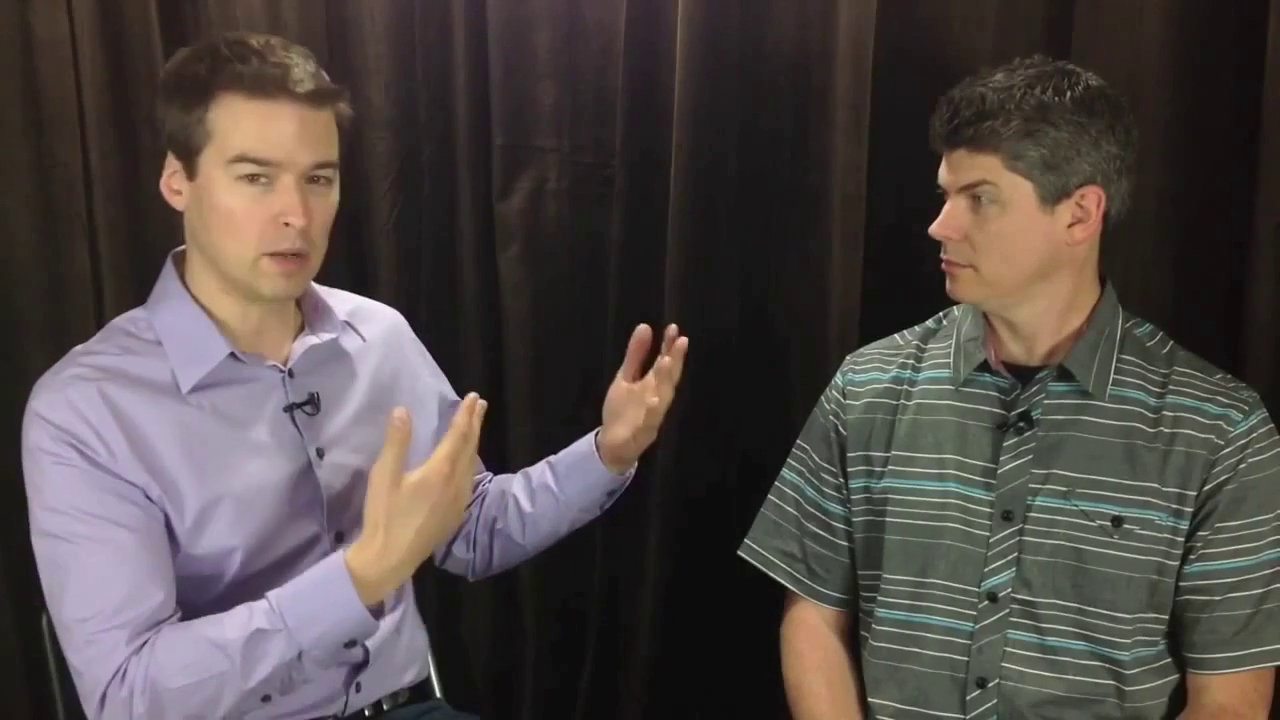
#> input picture frame 30 of videos/2_person_interview.mp4, 1280 x 720 px
$ python haar_cascade.py
#> lines starting #> are read from the running program, lines starting #| are printed output that depends on the picture; after the words box and inside, x2 and y2 are one past the last pixel; in counts of white or black regions, pixels touching at a corner belong together
### TrackerClass.py
import cv2 as cv

class Tracker:
    """
    This is a class for tracking objects based on Euclidian distances

    Attributes:
        sNumofObjects (int): Number of tracked objects in the frame
        sCenterCoordinatesofObjects (dict): Center coordinates of tracked objects with their corresponding id's
    """

    sNumofObjects = 0
    sCenterCoordinatesofObjects = dict()

    def register(self, center):
        """
        The function to register new objects entered frame given their coordinates of the center

        Parameters:
            center (tuple): (x, y) coordinate of the object
        """

        Tracker.sNumofObjects += 1
        keys = Tracker.sCenterCoordinatesofObjects.keys()
        for id in range(1, Tracker.sNumofObjects + 1):
            if id not in keys:
                Tracker.sCenterCoordinatesofObjects[id] = center
                break

    # [22 lines left out: functions deregister, computeEuclidianDistance, not called in this run]

    def update_centers(self, CurrentCenterCoordinates):
        """
        The function to update object's centers in the previous frame given center coordinates of objects in the current frame

        Parameters:
            CurrentCenterCoordinates (list): (x, y) coordinates of detected objects in the current frame

        Returns:
            Tracker.sCenterCoordinatesofObjects (dict): Updated center coordinates of tracked objects with their corresponding id's
        """

        # number of objects is less than the number of objects in the previous frame
        if len(CurrentCenterCoordinates) > len(Tracker.sCenterCoordinatesofObjects):
            for id, center in Tracker.sCenterCoordinatesofObjects.items():
                ls = [Tracker.computeEuclidianDistance(center, i) for i in CurrentCenterCoordinates]
                min_distance = min(ls)
                min_distance_index = ls.index(min_distance)
                Tracker.sCenterCoordinatesofObjects[id] = CurrentCenterCoordinates[min_distance_index]
                CurrentCenterCoordinates.pop(min_distance_index)

            for center in CurrentCenterCoordinates:
                self.register(center)

        # number of objects is more than the number of objects in the previous frame
        elif len(CurrentCenterCoordinates) < len(Tracker.sCenterCoordinatesofObjects):
            updated_id_values = []

            for center in CurrentCenterCoordinates:
                ls = [(id, center, Tracker.computeEuclidianDistance(center, i)) for id, i in Tracker.sCenterCoordinatesofObjects.items()]
                matched_id, matched_center, _ = min(ls, key=lambda x: x[2])
                Tracker.sCenterCoordinatesofObjects[matched_id] = matched_center
                updated_id_values.append(matched_id)

            for id in list(Tracker.sCenterCoordinatesofObjects.keys()):
                if id not in updated_id_values:
                    self.deregister(id)
                    #print("----deregistering----")
                    #print(Tracker.sNumofObjects)

        # number of objects stays same
        else:
            for id, center in Tracker.sCenterCoordinatesofObjects.items():
                ls = [Tracker.computeEuclidianDistance(center, i) for i in CurrentCenterCoordinates]
                min_distance = min(ls)
                min_distance_index = ls.index(min_distance)
                Tracker.sCenterCoordinatesofObjects[id] = CurrentCenterCoordinates[min_distance_index]

        return Tracker.sCenterCoordinatesofObjects

    def draw_centers(self, frame):
        """
        The function to mark centers of tracked objects in the given frame

        Parameters:
            frame (3-D numpy array): The image over which objects are tracked
        """

        for id, center in Tracker.sCenterCoordinatesofObjects.items():
            frame = cv.circle(frame, center, 3, (0, 0, 255), -1)
            frame = cv.putText(frame, "object " + str(id), (center[0], center[1] + 20), cv.FONT_HERSHEY_SIMPLEX, 1, (0, 255, 0), 2, cv.LINE_AA)


### haar_cascade.py
import cv2 as cv
from TrackerClass import *

if __name__ == "__main__":
    path = "haarcascade_frontalface_default.xml"
    detector = cv.CascadeClassifier(path)

    # Creating object_tracker instance from Tracker class
    object_tracker = Tracker()

    # make source 0 if you want to get feed from your camera/webcam
    source = "videos/2_person_interview.mp4"
    cap = cv.VideoCapture(source)

    # Define the codec and create VideoWriter object
    fourcc = cv.VideoWriter_fourcc(*'XVID')
    out = cv.VideoWriter('results/output.avi', fourcc, 20.0, (640,  480))

    if not cap.isOpened():
        print("Cannot open camera")
        exit()

    while True:
        # Capture frame-by-frame
        ret, frame = cap.read()
#> frame is the input picture: shape (720, 1280, 3); mean B, G, R 69.7, 72.1, 79.9
        # if frame is read correctly ret is True
        if not ret:
            print("Can't receive frame (stream end?). Exiting ...")
            break

        frame = cv.resize(frame, (640, 480), cv.INTER_AREA)
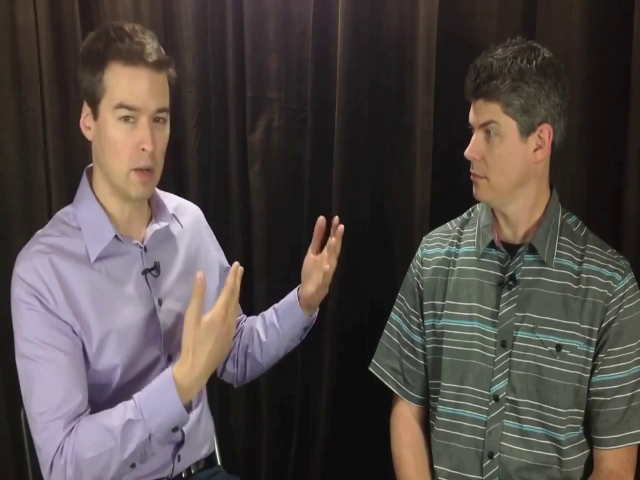
#> frame: shape (480, 640, 3); mean B, G, R 69.7, 72.1, 79.9
        # Our operations on the frame come here
        gray = cv.cvtColor(frame, cv.COLOR_BGR2GRAY)
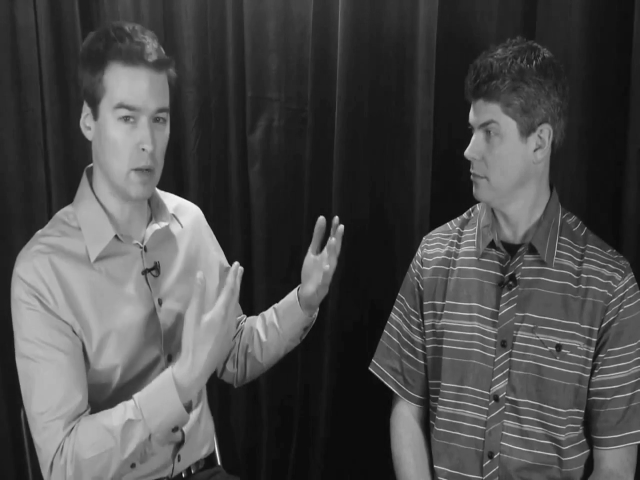
#> gray: shape (480, 640); min 9, max 245, mean 74.1
        gray = cv.equalizeHist(gray)
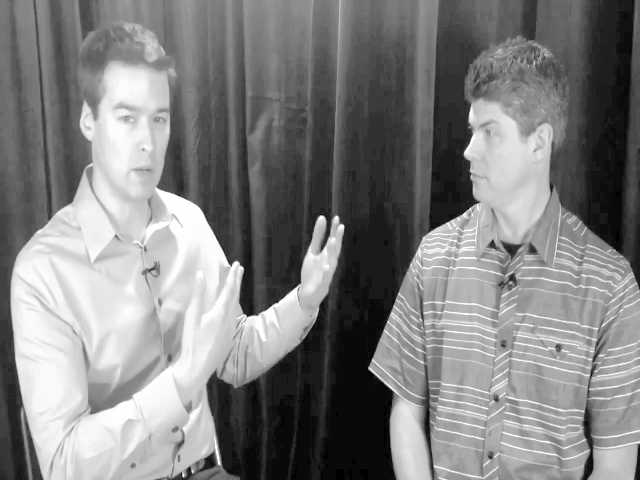
#> gray: shape (480, 640); min 0, max 255, mean 128.8
        gray = cv.GaussianBlur(gray, (3, 3), -1)

        # results: (x,y,w,h): x, y: top left corner; w, h: width, height
        results = detector.detectMultiScale(
            gray, scaleFactor=1.05, minNeighbors=5,
            minSize=(30, 30), flags=cv.CASCADE_SCALE_IMAGE)
#> results = [[90, 77, 104, 104], [448, 84, 120, 120]]

        if len(results) != 0:
            center_list = []
            for x, y, w, h in results:
                center = (x + w // 2, y + h // 2)
                center_list.append(center)
                frame = cv.rectangle(frame, (x, y), (x + w, y + h), (255, 0, 0), 2)
#> this loop made 2 passes
#> (x, y, w, h, center) on passes 1 to 2: (90, 77, 104, 104, (142, 129)), (448, 84, 120, 120, (508, 144))
#> pass 1, `frame = cv.rectangle(frame, (x, y), (x + w, y + h), (255, 0, 0), 2)`:
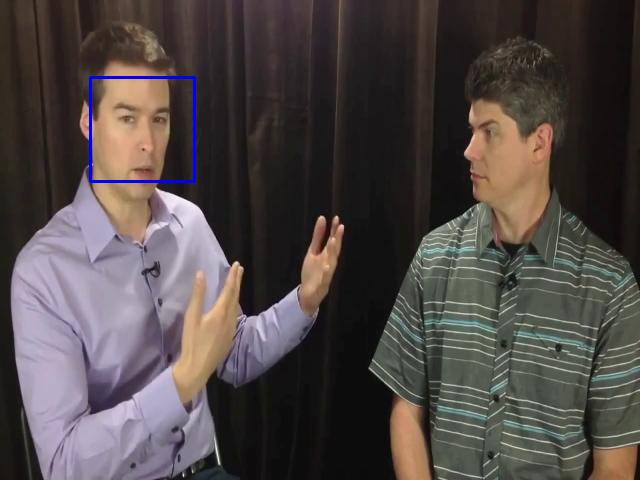
#> frame: shape (480, 640, 3); 0.4% of pixels changed, all inside (x1, y1, x2, y2) = (89, 76, 196, 183)
#> pass 2, `frame = cv.rectangle(frame, (x, y), (x + w, y + h), (255, 0, 0), 2)`:
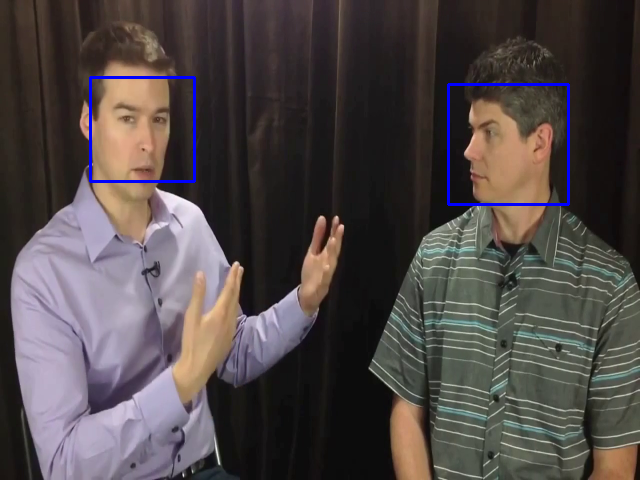
#> frame: shape (480, 640, 3); 0.47% of pixels changed, all inside (x1, y1, x2, y2) = (447, 83, 570, 206)
#> after the loop, center_list = [(142, 129), (508, 144)]

            # Pass centers of detected objects to update centers function
            centerofobjects = object_tracker.update_centers(center_list)
#> the loop in update_centers, `for center in CurrentCenterCoordinates:` made 2 passes
#> centerofobjects = {1: (142, 129), 2: (508, 144)}
            # print(centerofobjects)
            # print(Tracker.sNumofObjects)

            # Pass current frame to mark centers of tracked objects
            object_tracker.draw_centers(frame)
#> the loop in draw_centers, `for id, center in Tracker.sCenterCoordinatesofObjects.items():` made 2 passes
#> (id, center) on passes 1 to 2: (1, (142, 129)), (2, (508, 144))
#> pass 1, in draw_centers, `frame = cv.putText(frame, "object " + str(id), (center[0], center[1] +..`:
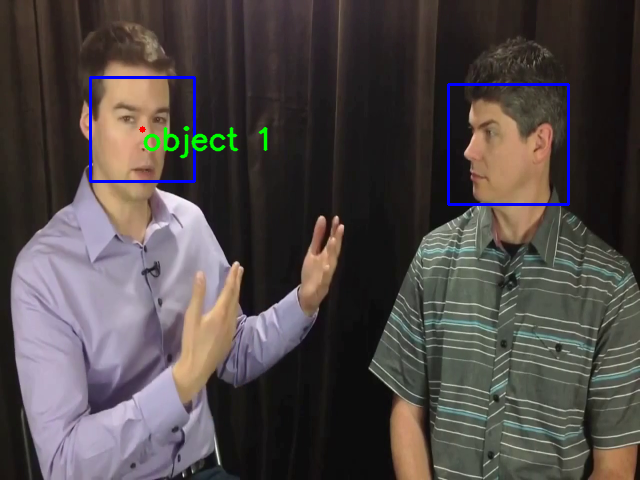
#> frame: shape (480, 640, 3); mean B, G, R 71.3, 72.1, 79
#> pass 2, in draw_centers, `frame = cv.putText(frame, "object " + str(id), (center[0], center[1] +..`:
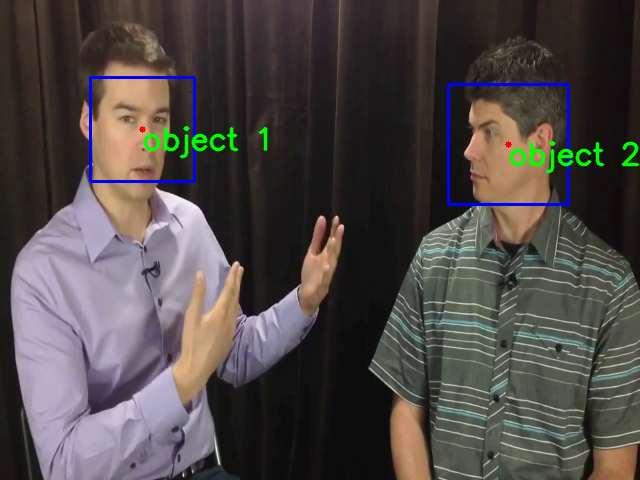
#> frame: shape (480, 640, 3); mean B, G, R 71.1, 72.7, 78.7

        # write the output frame
        out.write(frame)

        # Display the resulting frame
        cv.imshow('frame', frame)

        if cv.waitKey(1) == ord('q'):
#> (key q is pressed here)
            break

    # When everything done, release the capture
    cap.release()
    cv.destroyAllWindows()

$ run again, starting later in the video
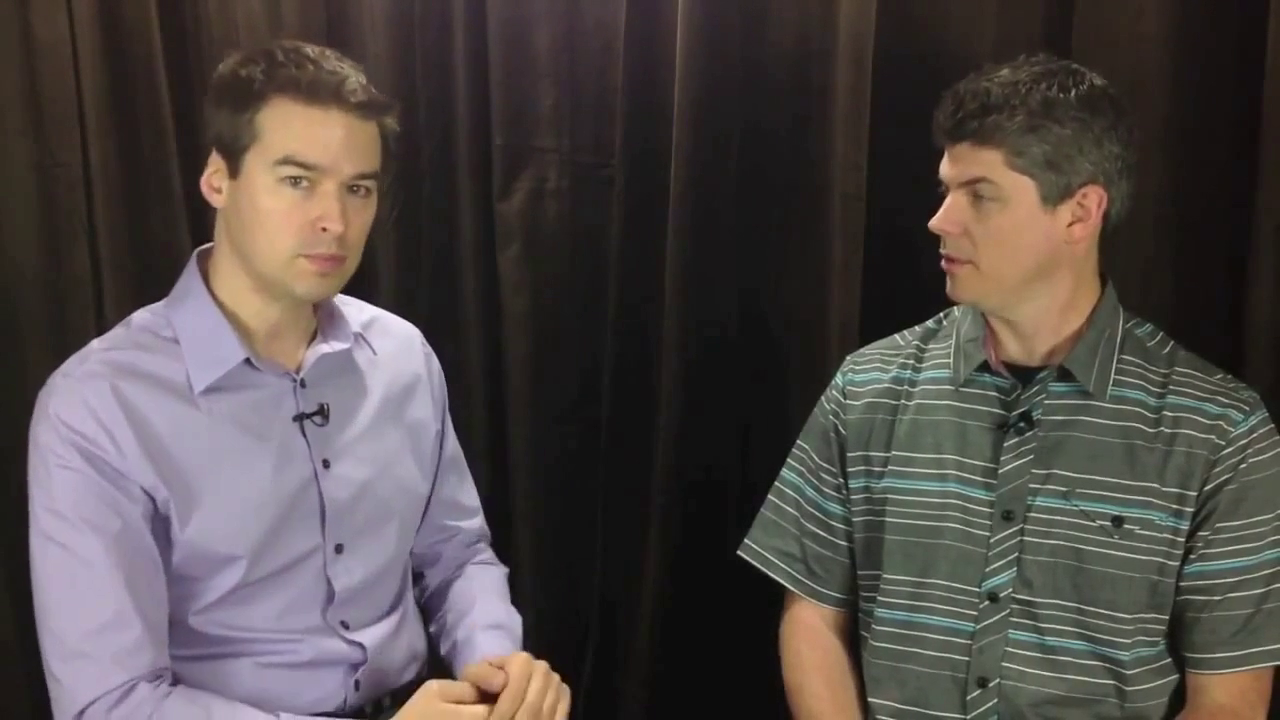
#> input picture frame 138 of videos/2_person_interview.mp4, 1280 x 720 px
#> frame is the input picture: shape (720, 1280, 3); mean B, G, R 70.9, 72.9, 79.9
#> `gray = cv.equalizeHist(gray)`:
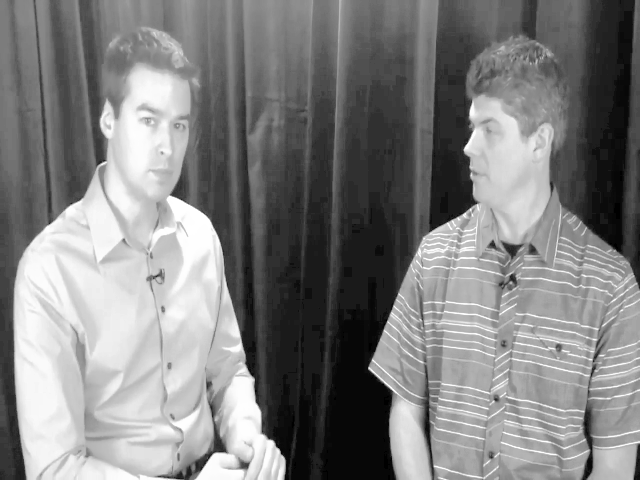
#> gray: shape (480, 640); min 0, max 255, mean 128.8
#> results = [[110, 79, 107, 107]]
#> the loop `for x, y, w, h in results:` made 1 pass
#> (x, y, w, h, center) on pass 1: (110, 79, 107, 107, (163, 132))
#> after the loop `for x, y, w, h in results:`: center_list = [(163, 132)]
#> the loop in update_centers, `for center in CurrentCenterCoordinates:` made 1 pass
#> centerofobjects = {1: (163, 132)}
#> the loop in draw_centers, `for id, center in Tracker.sCenterCoordinatesofObjects.items():` made 1 pass
#> (id, center) on pass 1: (1, (163, 132))
#> pass 1, in draw_centers, `frame = cv.putText(frame, "object " + str(id), (center[0], center[1] +..`:
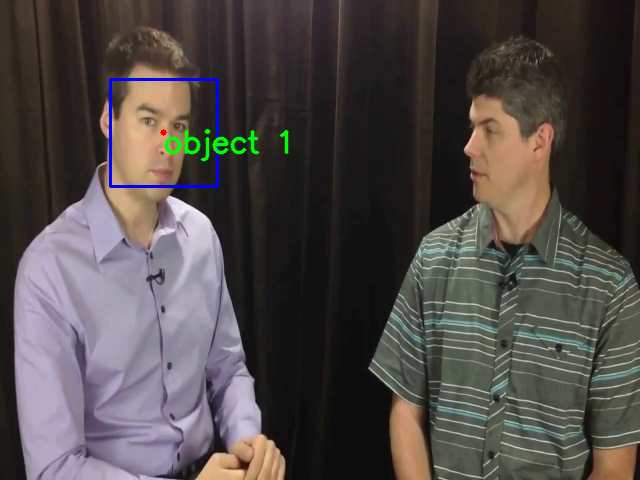
#> frame: shape (480, 640, 3); mean B, G, R 71.5, 73.1, 79.2

$ run again, starting later in the video
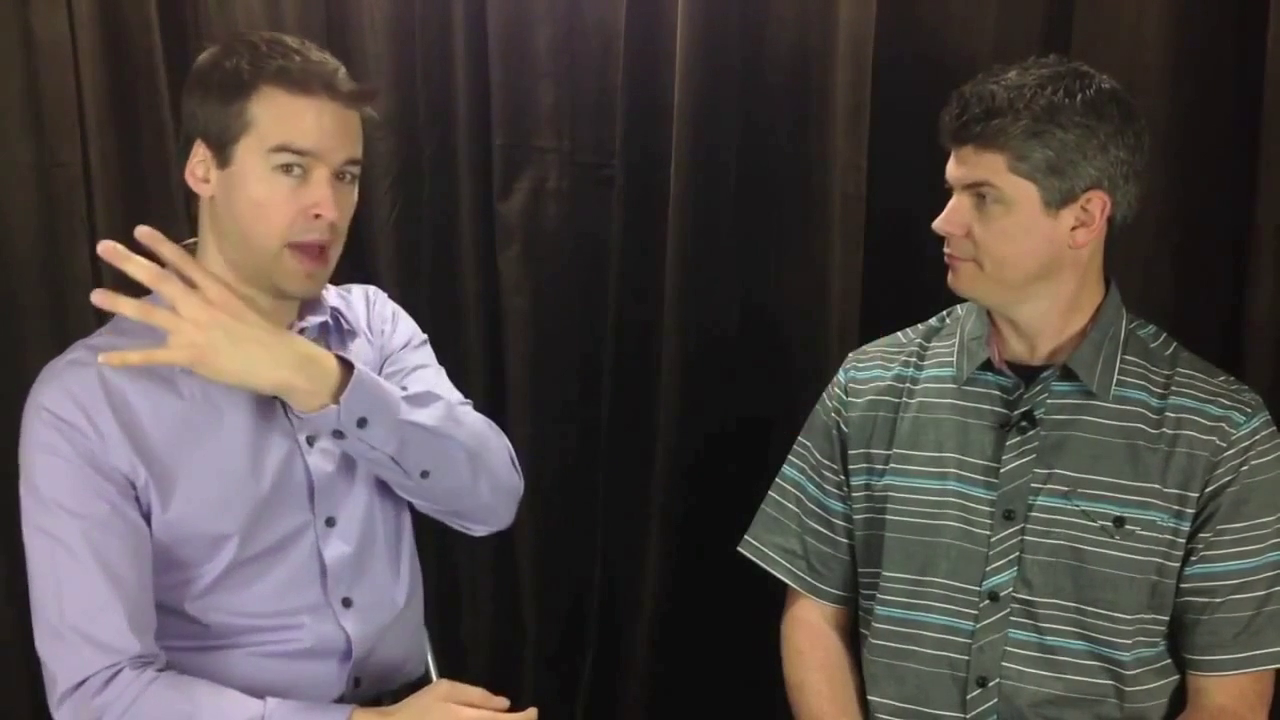
#> input picture frame 245 of videos/2_person_interview.mp4, 1280 x 720 px
#> frame is the input picture: shape (720, 1280, 3); mean B, G, R 69.8, 72.3, 79.7
#> `gray = cv.equalizeHist(gray)`:
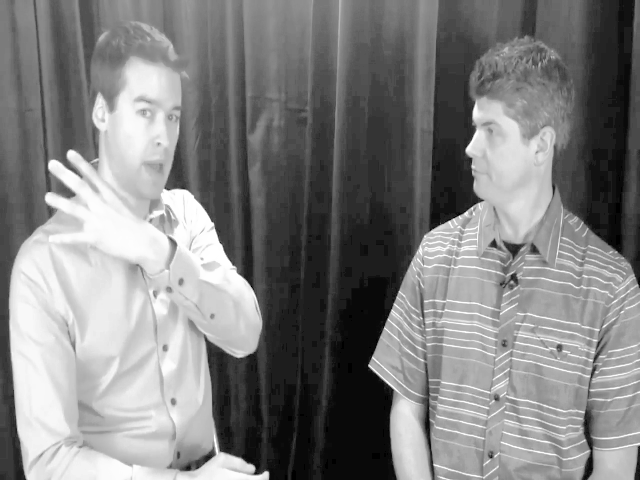
#> gray: shape (480, 640); min 0, max 255, mean 128.9
#> results = [[108, 70, 111, 111]]
#> the loop `for x, y, w, h in results:` made 1 pass
#> (x, y, w, h, center) on pass 1: (108, 70, 111, 111, (163, 125))
#> after the loop `for x, y, w, h in results:`: center_list = [(163, 125)]
#> the loop in update_centers, `for center in CurrentCenterCoordinates:` made 1 pass
#> centerofobjects = {1: (163, 125)}
#> the loop in draw_centers, `for id, center in Tracker.sCenterCoordinatesofObjects.items():` made 1 pass
#> (id, center) on pass 1: (1, (163, 125))
#> pass 1, in draw_centers, `frame = cv.putText(frame, "object " + str(id), (center[0], center[1] +..`:
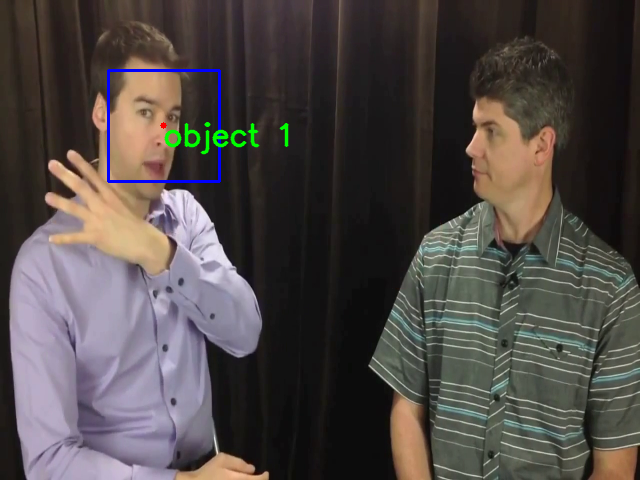
#> frame: shape (480, 640, 3); mean B, G, R 70.4, 72.6, 79.1
